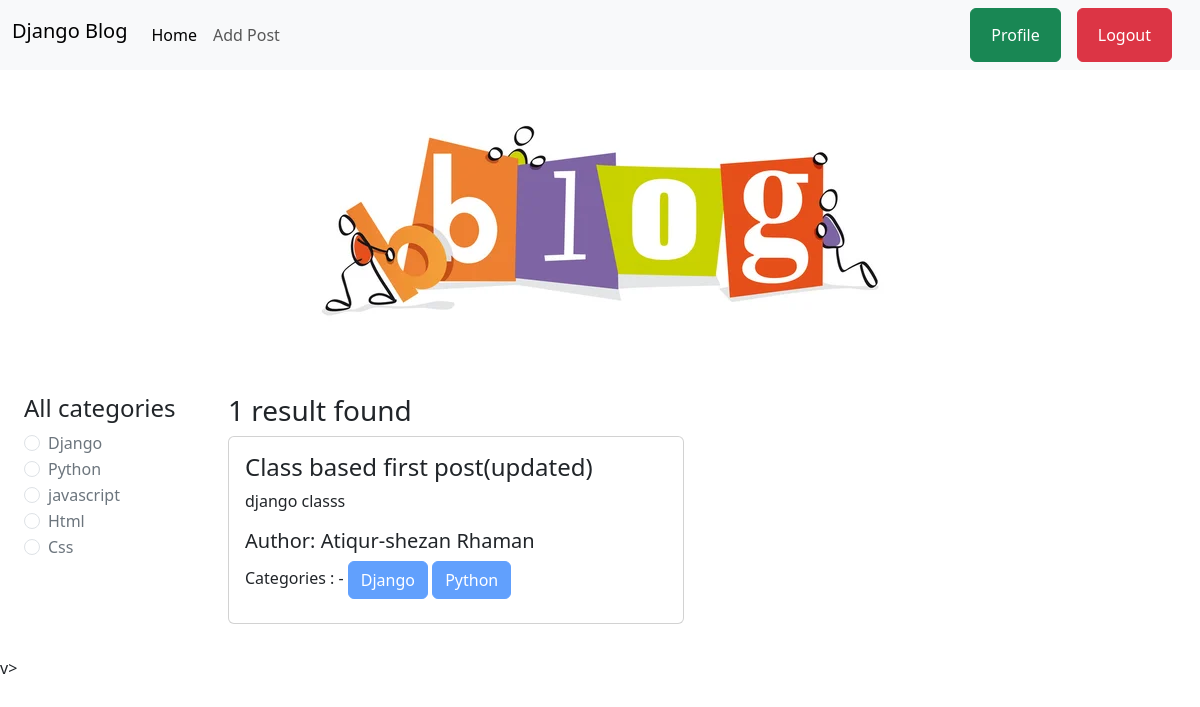
The app's page /category/python/ (signed in) with its own data.
### categories/models.py (models this page shows, shortened)
class Category(models.Model):
    name = models.CharField(max_length=100)
    slug = models.SlugField(max_length=100, unique=True, null=True, blank=True)

### posts/models.py (models this page shows, shortened)
class Post(models.Model):
    title = models.CharField(max_length=50)
    content = models.TextField()
    category = models.ManyToManyField(Category)
    author = models.ForeignKey(User, on_delete=models.CASCADE)

### blog_project/views.py (the view)
# urls.py: 2. Add a URL to urlpatterns:  path('', views.home, name='home')
def home(request, category_slug = None):
    data = Post.objects.all()
    if category_slug is not None:
        category = Category.objects.get(slug = category_slug)
        data = Post.objects.filter(category = category)
    categories = Category.objects.all()
    return render(request, 'home.html', {'data': data, 'category': categories})

### templates/home.html (shortened to what this page needs)
{% extends "base.html" %}
{% load static %}
{% block content %}
<div class="d-flex justify-content-center py-5">
        <img src="{% static 'hedder.jpg' %}" alt="">
</div>
<div class="d-flex flex-wrap p-4">
    <div class="col-2">
        <h4>All categories</h4>
        {% for i in category %}
          <div class="form-check">
            <input class="form-check-input" type="radio" name="flexRadioDefault" id="{{i.id}}">
            <label class="form-check-label" for="{{i.id}}">
                <a class="text-decoration-none text-secondary" href="{% url 'category_wase_post' i.slug %}">  {{i.name}}</a>
            </label>
          </div>
        {% endfor %}
    </div>
    <div class="col-10">
        <div class="container">
            <h3>{{data | length}} result found</h3>
            <div class="row">
                {% for i in data %}
                    <div class="col-sm-6 mb-3 mb-sm-2">
                        <div class="card">
                            <div class="card-body">
                                <h4 class="card-title">{{i.title}}</h4>
                                <p class="card-text">{{i.content}}</p>
                                <h5 class="card-title">Author: {{i.author.first_name}} {{i.author.last_name}}</h5>
                                <div class="mb-2">
                                    Categories : -
                                    {% for j in i.category.all %}
                                    <button class="btn btn-primary" disabled>{{j.name}}</button>
                                    {% endfor %}
                                </div>
                            </div>
                        </div>
                    </div>
                {% endfor %}
              </div>
            </div>
    </div>
</div>
v>
{% endblock content %}

### records on screen
Category: name "Django"
Category: name "Python"
Category: name "javascript"
Category: name "Html"
Category: name "Css"
Post: title "Class based first post(updated)", content "django classs", author.first_name "Atiqur-shezan", author.last_name "Rhaman"

### other values on screen
{{ data | length }} "1"
